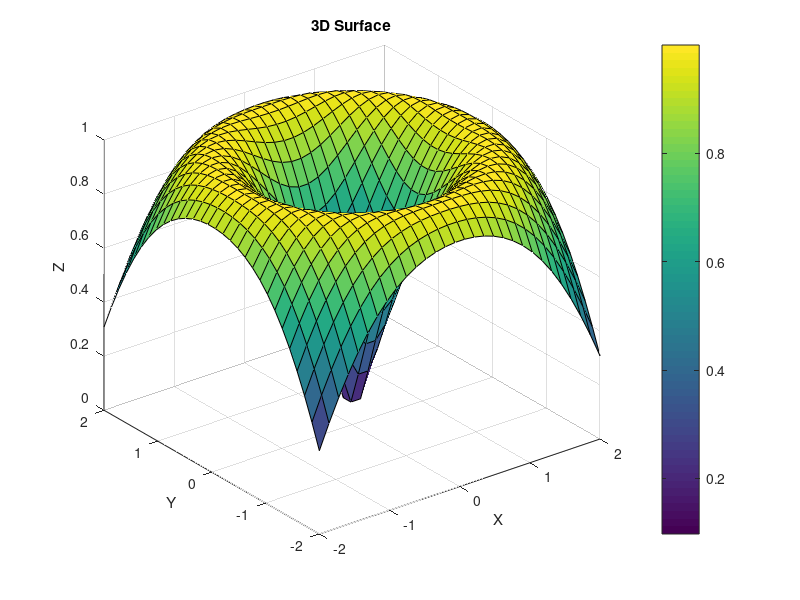

MATLAB code to generate this figure:
x = linspace(-2, 2, 30);
y = linspace(-2, 2, 30);

[X, Y] = meshgrid(x, y);

Z = sin(sqrt(X.^2 + Y.^2));

figure(1);

surf(X, Y, Z);

xlabel('X');
ylabel('Y');
zlabel('Z');

title('3D Surface');
colorbar;
